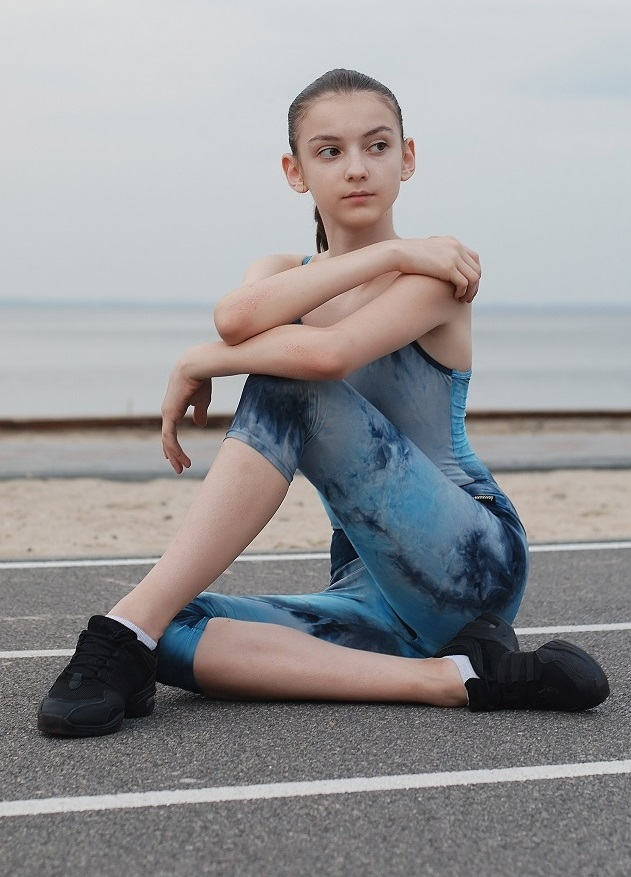
#> input picture OpenCV/image.jpg, 631 x 877 px, found by its file name
$ python '14-Image binarization - Black and white.py'
#> lines starting #> are read from the running program, lines starting #| are printed output that depends on the picture; after the words box and inside, x2 and y2 are one past the last pixel; in counts of white or black regions, pixels touching at a corner belong together
import cv2

# Read an image from file
image = cv2.imread('image.jpg')
#> image is the input picture: shape (877, 631, 3); mean B, G, R 150.7, 148.7, 149.4

# Convert the image to grayscale
grayscale_image = cv2.cvtColor(image, cv2.COLOR_BGR2GRAY)
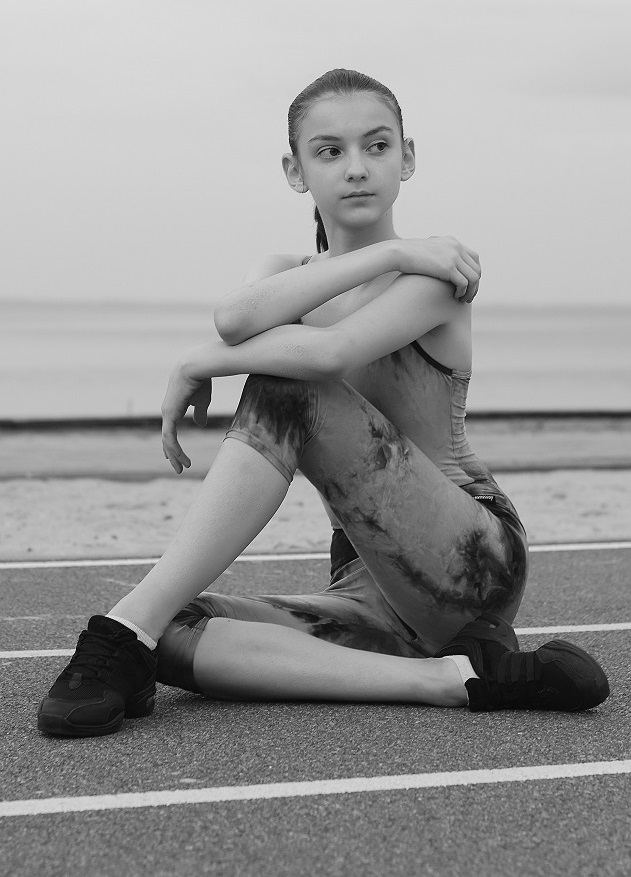
#> grayscale_image: shape (877, 631); min 0, max 254, mean 149.1

# Apply simple thresholding
_, thresholded_image = cv2.threshold(grayscale_image, 30, 100, cv2.THRESH_BINARY)
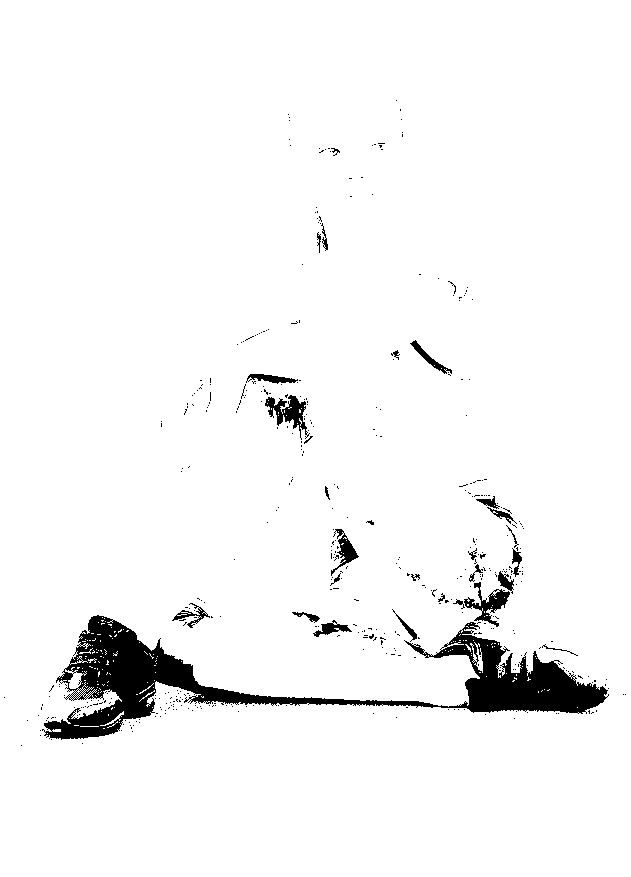
#> thresholded_image: shape (877, 631); values 0 (black) and 100 (white), 96% white; 451 black regions (423 under 20 px), largest, box (x1, y1, x2, y2) and area: (42, 615, 609, 740) 17142, (265, 395, 310, 440) 762, (464, 582, 510, 627) 679
# Display the simple thresholded Image
cv2.imshow('Simple Thresholded Image', thresholded_image)


# Apply adaptive thresholding
adaptive_thresholded_image = cv2.adaptiveThreshold(grayscale_image, 100, cv2.ADAPTIVE_THRESH_GAUSSIAN_C, cv2.THRESH_BINARY, 11, 2)
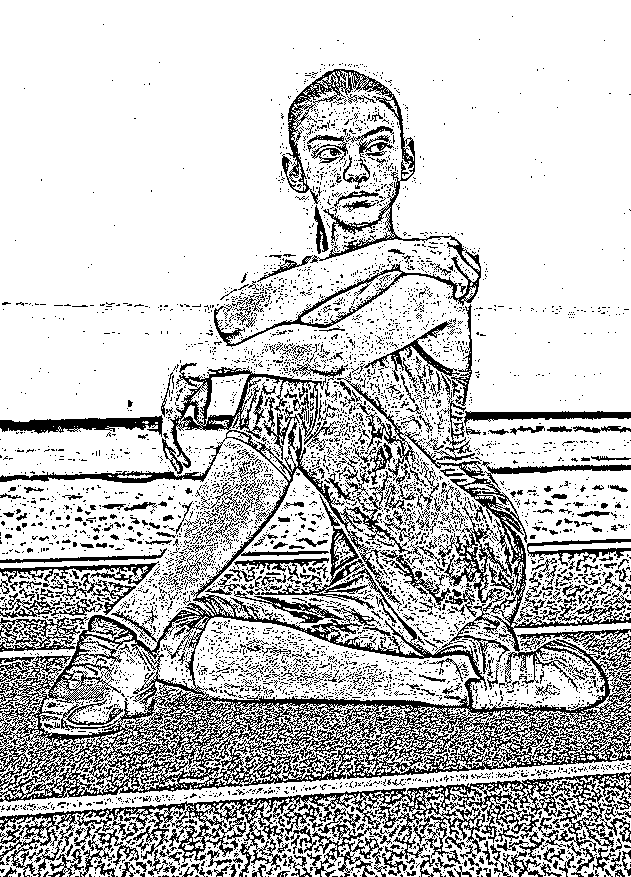
#> adaptive_thresholded_image: shape (877, 631); values 0 (black) and 100 (white), 77.1% white; black in thin lines or dots
# Display the Adaptive Thresholded Image
cv2.imshow('Adaptive Thresholded Image', adaptive_thresholded_image)


# Apply Otsu's thresholding
_, otsu_thresholded_image = cv2.threshold(grayscale_image, 0, 100, cv2.THRESH_BINARY + cv2.THRESH_OTSU)
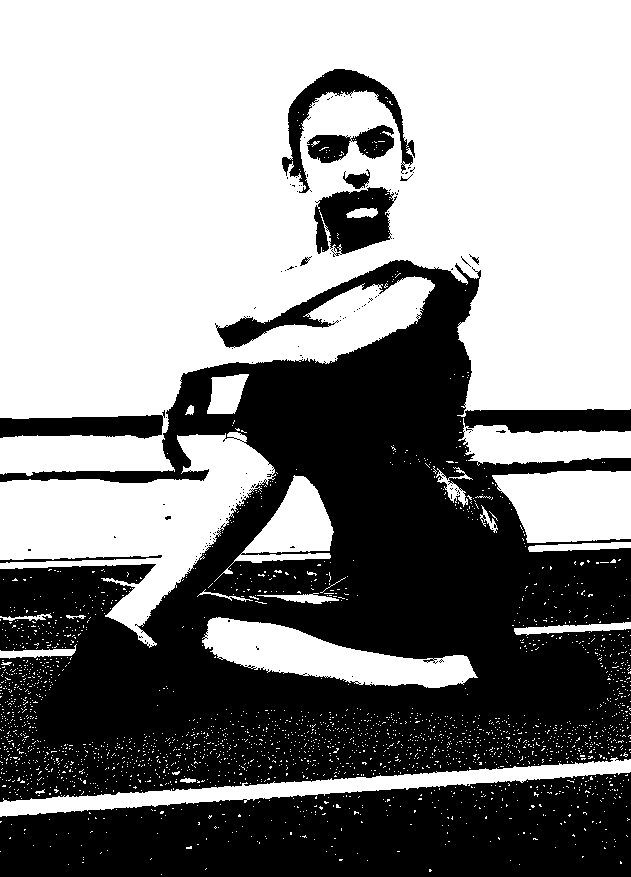
#> otsu_thresholded_image: shape (877, 631); values 0 (black) and 100 (white), 54.9% white; 138 black regions (127 under 20 px), largest, box (x1, y1, x2, y2) and area: (0, 260, 631, 802) 184876, (0, 772, 631, 877) 51260, (314, 187, 397, 257) 3787
# Display the Otsu's Thresholded Image
cv2.imshow("Otsu's Thresholded Image", otsu_thresholded_image)
cv2.waitKey(0)

cv2.destroyAllWindows()

$ run again, with OpenCV/group.jpg copied over OpenCV/image.jpg
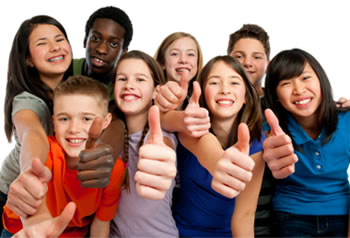
#> input picture OpenCV/group.jpg, 350 x 238 px, found by its file name
#> image is the input picture: shape (238, 350, 3); mean B, G, R 113.6, 120.3, 148.1
#> `_, thresholded_image = cv2.threshold(grayscale_image, 30, 100, cv2.THR..`:
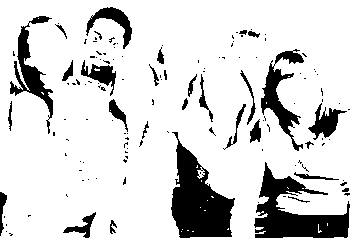
#> thresholded_image: shape (238, 350); values 0 (black) and 100 (white), 83.5% white; 133 black regions (102 under 20 px), largest, box (x1, y1, x2, y2) and area: (171, 132, 235, 238) 3619, (254, 162, 350, 238) 3227, (10, 16, 53, 134) 1353
#> adaptive_thresholded_image: shape (238, 350); values 0 (black) and 100 (white), 65.9% white; 428 black regions (354 under 20 px), largest, box (x1, y1, x2, y2) and area: (4, 6, 350, 238) 21822, (0, 145, 20, 193) 336, (8, 187, 43, 220) 283
#> `_, otsu_thresholded_image = cv2.threshold(grayscale_image, 0, 100, cv2..`:
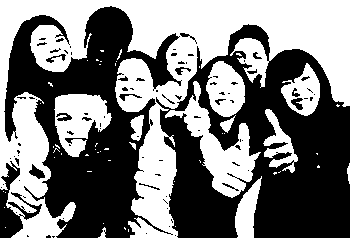
#> otsu_thresholded_image: shape (238, 350); values 0 (black) and 100 (white), 48.3% white; 54 white regions (42 under 20 px), largest, box (x1, y1, x2, y2) and area: (0, 0, 350, 238) 29622, (165, 81, 261, 198) 3291, (54, 94, 112, 157) 2222

$ run again, with OpenCV/template.jpg copied over OpenCV/image.jpg
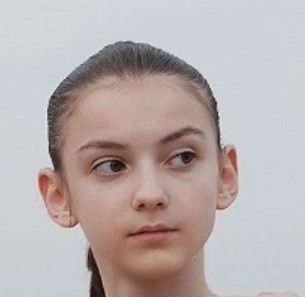
#> input picture OpenCV/template.jpg, 305 x 297 px, found by its file name
#> image is the input picture: shape (297, 305, 3); mean B, G, R 172.4, 174.1, 184
#> `_, thresholded_image = cv2.threshold(grayscale_image, 30, 100, cv2.THR..`:
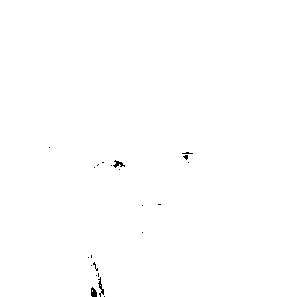
#> thresholded_image: shape (297, 305); values 0 (black) and 100 (white), 99.8% white; black in thin lines or dots, all inside (x1, y1, x2, y2) = (49, 147, 193, 297)
#> adaptive_thresholded_image: shape (297, 305); values 0 (black) and 100 (white), 86.9% white; black in thin lines or dots, all inside (x1, y1, x2, y2) = (23, 15, 304, 297)
#> `_, otsu_thresholded_image = cv2.threshold(grayscale_image, 0, 100, cv2..`:
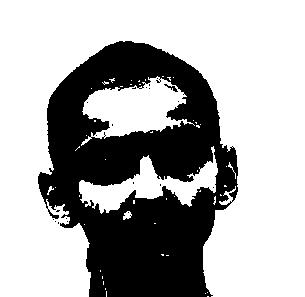
#> otsu_thresholded_image: shape (297, 305); values 0 (black) and 100 (white), 67% white; 21 black regions (19 under 20 px), largest, box (x1, y1, x2, y2) and area: (38, 41, 238, 297) 29855, (164, 84, 178, 92) 36
